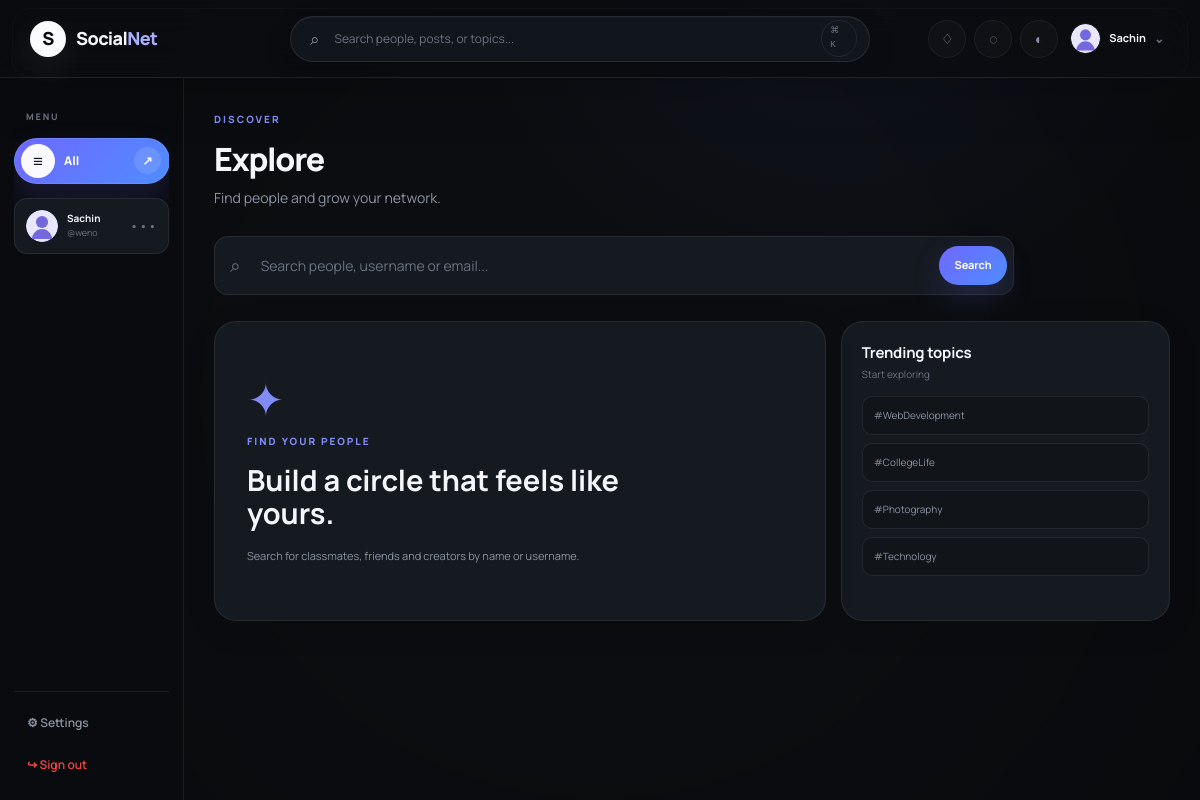
The app's page /search (signed in) with its own data.
### tables this page shows
CREATE TABLE users (
    id INTEGER PRIMARY KEY AUTOINCREMENT,
    name TEXT NOT NULL,
    username TEXT NOT NULL COLLATE NOCASE UNIQUE,
    email TEXT NOT NULL COLLATE NOCASE UNIQUE,
    password_hash TEXT NOT NULL,
    bio TEXT DEFAULT '',
    profile_picture TEXT NOT NULL DEFAULT 'default-avatar.svg',
    is_blocked INTEGER NOT NULL DEFAULT 0,
    created_at TEXT NOT NULL DEFAULT CURRENT_TIMESTAMP
, cover_picture TEXT NOT NULL DEFAULT '');

### app.py (the view, shortened to what this page needs)
@app.route("/search")
@login_required
def search():
    q = request.args.get("q", "").strip()
    results = []
    return render_template("search.html", query=q, results=results)

### app.py (called while the page is built)
def get_db():
    con = sqlite3.connect(DB_PATH)
    con.row_factory = sqlite3.Row
    con.execute("PRAGMA foreign_keys = ON")
    return con

def login_required(view):
    @wraps(view)
    def wrapped(*args, **kwargs):
        if "user_id" not in session:
            flash("Please log in to continue.", "error")
            return redirect(url_for("login"))
        return view(*args, **kwargs)
    return wrapped

@app.context_processor
def common_context():
    pending = 0
    if "user_id" in session:
        con = get_db()
        pending = con.execute(
            "SELECT COUNT(*) FROM friend_requests WHERE receiver_id=? AND status='pending'",
            (session["user_id"],)
        ).fetchone()[0]
        con.close()
    current_user = None
    if "user_id" in session:
        con = get_db()
        current_user = con.execute("SELECT * FROM users WHERE id=?", (session["user_id"],)).fetchone()
        con.close()
    return {"pending_count": pending, "logged_in": "user_id" in session, "current_user": current_user}

### templates/search.html
{% extends "base.html" %}{% block title %}Explore · SocialNet{% endblock %}
{% block content %}<div class="content-wrap"><div class="page-heading"><div><p class="eyebrow">DISCOVER</p><h1>Explore</h1><p class="subtext">Find people and grow your network.</p></div></div>
<form class="discover-search" action="{{ url_for('search') }}"><span>⌕</span><input name="q" value="{{ query }}" autofocus placeholder="Search people, username or email..."><button class="btn primary">Search</button></form>
{% if query %}<div class="section-head search-results-head"><div><h2>Search results</h2><span>Matches for “{{ query }}”</span></div></div><section class="people-grid">{% for u in results %}<article class="user-card card"><div class="user-card-top"><img src="{{ url_for('static',filename='uploads/'+u['profile_picture']) }}"><span class="online"></span></div><h3>{{ u['name'] }} <i class="verified">✓</i></h3><p>@{{ u['username'] }}</p><small>{{ u['bio'] or 'SocialNet member' }}</small><div class="card-actions"><a class="btn ghost small" href="{{ url_for('view_user',user_id=u['id']) }}">View profile</a>{% if u['status']=='none' %}<form method="post" action="{{ url_for('send_request',receiver_id=u['id']) }}"><button class="btn primary small">＋ Add friend</button></form>{% elif u['status']=='pending_sent' %}<form method="post" action="{{ url_for('cancel_request',receiver_id=u['id']) }}"><button class="btn ghost small">Pending · Cancel</button></form>{% elif u['status']=='pending_received' %}<a class="btn primary small" href="{{ url_for('requests_page') }}">Respond</a>{% else %}<a class="btn primary small" href="{{ url_for('chat',user_id=u['id']) }}">Message</a>{% endif %}</div></article>{% else %}<div class="empty wide">No people found for “{{ query }}”. Try another name or username.</div>{% endfor %}</section>{% else %}<div class="explore-grid"><section class="card explore-hero"><span>✦</span><p class="eyebrow">FIND YOUR PEOPLE</p><h2>Build a circle that feels like yours.</h2><p>Search for classmates, friends and creators by name or username.</p></section><section class="card topic-card"><div class="section-head"><div><h3>Trending topics</h3><span>Start exploring</span></div></div><div class="topic-list"><button>#WebDevelopment</button><button>#CollegeLife</button><button>#Photography</button><button>#Technology</button></div></section></div>{% endif %}</div>{% endblock %}

### templates/base.html (shortened to what this page needs)
<!doctype html>
<html lang="en" data-theme="dark">
<head>
<link rel="stylesheet" href="{{ url_for('static', filename='css/style.css') }}">
</head>
<body class="{% if logged_in %}app-shell{% else %}public-shell{% endif %}">
{% if logged_in %}
<header class="topbar">
  <div class="topbar-left"><button class="icon-btn mobile-menu" data-action="toggle-sidebar" aria-label="Menu">☰</button>
  <a class="brand" href="{{ url_for('dashboard') }}"><span class="brand-mark">S</span><span>Social<span class="brand-accent">Net</span></span></a></div>
  <form class="global-search" action="{{ url_for('search') }}" method="get" autocomplete="off">
    <span>⌕</span><input id="globalSearch" name="q" value="{{ request.args.get('q','') }}" placeholder="Search people, posts, or topics..." aria-label="Search">
    <kbd>⌘ K</kbd><div class="search-suggest" id="searchSuggest"><div class="suggest-head">Quick search</div><div class="suggest-item">Search people by name or @username</div><div class="suggest-item">Find topics and communities</div></div>
  </form>
  <div class="top-actions">
    <a class="icon-btn has-dot" href="{{ url_for('requests_page') }}" title="Notifications">♢{% if pending_count %}<i>{{ pending_count }}</i>{% endif %}</a>
    <a class="icon-btn" href="{{ url_for('friends') }}" title="Messages">◌</a>
    <button class="icon-btn" data-action="toggle-theme" title="Toggle theme">◐</button>
    <div class="user-menu">
      <a href="{{ url_for('profile') }}" class="mini-profile"><img src="{{ url_for('static', filename='uploads/'+(current_user['profile_picture'] if current_user else 'default-avatar.svg')) }}" onerror="this.src='{{ url_for('static', filename='uploads/default-avatar.svg') }}'"><span>{{ session.get('user_name','User') }}</span><b>⌄</b></a>
    </div>
  </div>
</header>
<div class="app-layout">
<aside class="sidebar" id="sidebar">
  <div class="side-scroll">
    <div class="side-label">MENU</div>
    <button class="all-nav-trigger" type="button" data-action="toggle-all-nav" aria-expanded="false" aria-controls="allNavPanel">
      <span class="all-nav-trigger-icon">≡</span><span>All</span><span class="all-nav-chevron">↗</span>
    </button>
    <div class="side-profile">
      <img src="{{ url_for('static', filename='uploads/'+(current_user['profile_picture'] if current_user else 'default-avatar.svg')) }}" alt="">
      <div><b>{{ session.get('user_name','User') }}</b><small>@{{ session.get('username','user') }}</small></div>
      <a href="{{ url_for('profile') }}">•••</a>
    </div>
  </div>
  <div class="side-footer"><a href="{{ url_for('settings') }}">⚙ Settings</a><a class="logout-link" href="{{ url_for('logout') }}">↪ Sign out</a></div>
</aside>
<main class="page-content">
{% block content %}{% endblock %}
</main></div>
{% else %}
{% with messages=get_flashed_messages(with_categories=true) %}{% if messages %}<div class="toast-wrap">{% for category,message in messages %}<div class="toast {{ category }}"><span>!</span>{{ message }}<button data-action="close-toast">×</button></div>{% endfor %}</div>{% endif %}{% endwith %}
{% endif %}
</body></html>

### records on screen
users: profile_picture (placeholder picture), get "Sachin", get "weno"
